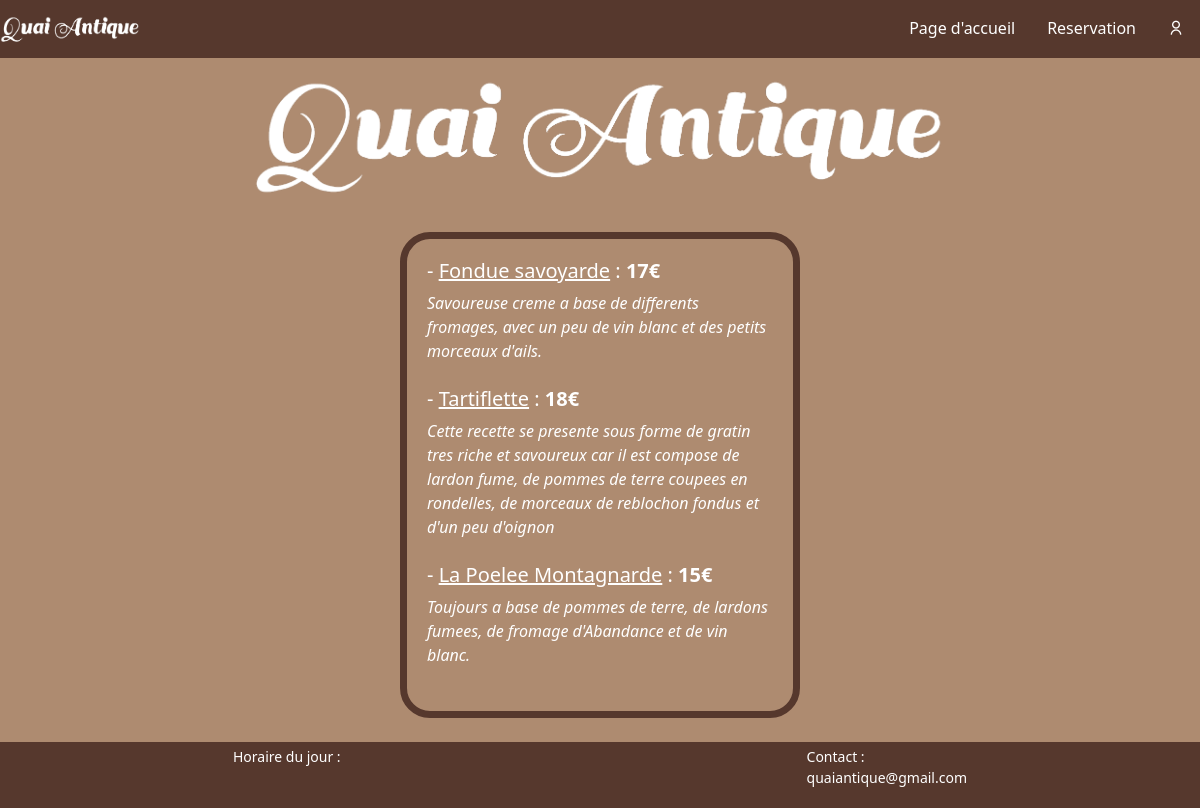
The app's page /php-pages/carte.php with its own data.
### tables this page shows
CREATE TABLE `carte` (
    `carte_id` INT(11) NOT NULL PRIMARY KEY AUTO_INCREMENT,
    `carte_name` VARCHAR(100) NOT NULL,
    `carte_description` VARCHAR(255) NOT NULL,
    `carte_price` FLOAT NOT NULL
);

### php-pages/carte.php (the view, shortened to what this page needs)
<?php
include "header.php";
?>
    <main>
        <div class="box">
            <?php
                foreach($pdo->query("SELECT * FROM carte", PDO::FETCH_ASSOC) as $carte)
                {
                    echo
                        "<div>
                            <h5>
                             - <span class='title'> ".$carte['carte_name']."</span> :
                            <span class='prix'>".$carte['carte_price']."€</span>
                            </h5>
                            <span class='description'>".$carte['carte_description']."</span>
                        </div> <br>";
                }
            ?>
        </div> <br>
    </main>
<?php
include "footer.php";
?>

### stylesheets/style.css (style rules this page uses)
body { background-color: #ae8b70; color: white; }
.box { width: 400px; border: 7px solid #56382d; padding: 20px; margin: auto; box-sizing: border-box; border-radius: 30px; }
.title { text-decoration: underline; }
.description { font-style: italic; }
.prix { font-weight: bold; }

### records on screen
carte: carte_name "Fondue savoyarde", carte_price "17", carte_description "Savoureuse creme a base de differents fromages, avec un peu de vin blanc et des petits morceaux d'ails."
carte: carte_name "Tartiflette", carte_price "18", carte_description "Cette recette se presente sous forme de gratin tres riche et savoureux car il est compose de lardon fume, de pommes de terre coupees en rondelles, de morceaux de reblochon fondus et d'un peu d'oignon"
carte: carte_name "La Poelee Montagnarde", carte_price "15", carte_description "Toujours a base de pommes de terre, de lardons fumees, de fromage d'Abandance et de vin blanc."
